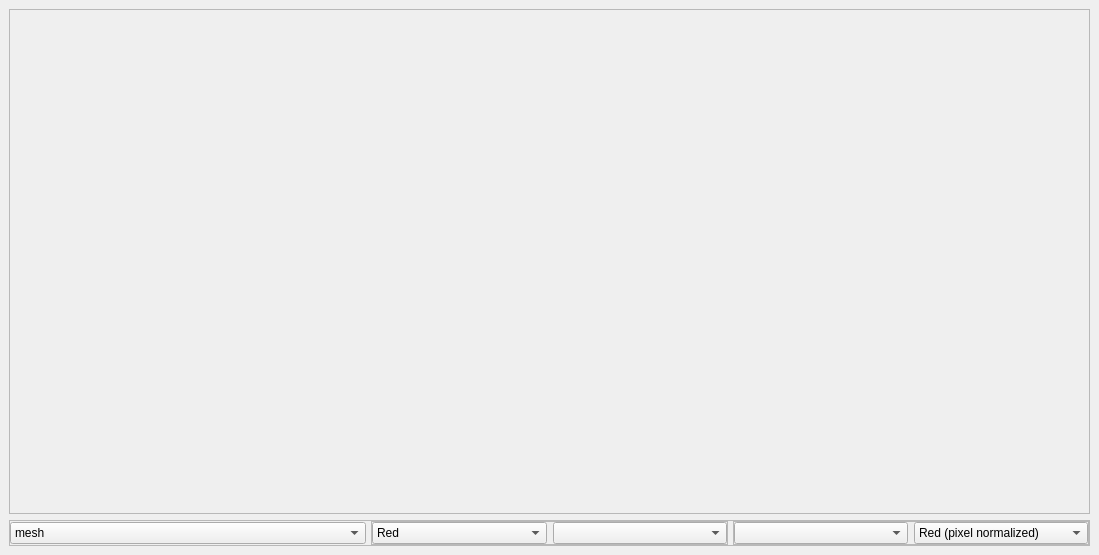
<?xml version="1.0" encoding="UTF-8"?>
<ui version="4.0">
 <class>PlotWindow</class>
 <widget class="QDockWidget" name="PlotWindow">
  <property name="geometry">
   <rect>
    <x>0</x>
    <y>0</y>
    <width>1099</width>
    <height>555</height>
   </rect>
  </property>
  <property name="windowTitle">
   <string>Plot</string>
  </property>
  <widget class="QWidget" name="dockWidgetContents">
   <layout class="QGridLayout" name="gridLayout">
    <item row="0" column="0" colspan="2">
     <widget class="QFrame" name="frame">
      <property name="frameShape">
       <enum>QFrame::StyledPanel</enum>
      </property>
      <property name="frameShadow">
       <enum>QFrame::Raised</enum>
      </property>
      <layout class="QGridLayout" name="gridLayout_3">
       <item row="0" column="0">
        <widget class="QCustomPlot" name="plotWidget" native="true"/>
       </item>
      </layout>
     </widget>
    </item>
    <item row="2" column="0" colspan="2">
     <widget class="QFrame" name="bottomFrame">
      <property name="sizePolicy">
       <sizepolicy hsizetype="Preferred" vsizetype="Maximum">
        <horstretch>0</horstretch>
        <verstretch>0</verstretch>
       </sizepolicy>
      </property>
      <property name="frameShape">
       <enum>QFrame::StyledPanel</enum>
      </property>
      <property name="frameShadow">
       <enum>QFrame::Raised</enum>
      </property>
      <layout class="QGridLayout" name="gridLayout_2">
       <property name="horizontalSpacing">
        <number>5</number>
       </property>
       <property name="verticalSpacing">
        <number>0</number>
       </property>
       <property name="margin">
        <number>0</number>
       </property>
       <item row="0" column="2">
        <widget class="QFrame" name="frame_Results">
         <property name="frameShape">
          <enum>QFrame::StyledPanel</enum>
         </property>
         <property name="frameShadow">
          <enum>QFrame::Raised</enum>
         </property>
         <layout class="QGridLayout" name="gridLayout_4">
          <property name="margin">
           <number>0</number>
          </property>
          <item row="0" column="2">
           <widget class="QComboBox" name="comboBox_value">
            <item>
             <property name="text">
              <string>Red (pixel normalized)</string>
             </property>
            </item>
            <item>
             <property name="text">
              <string>Red (region normalized)</string>
             </property>
            </item>
            <item>
             <property name="text">
              <string>Red</string>
             </property>
            </item>
            <item>
             <property name="text">
              <string>Green</string>
             </property>
            </item>
            <item>
             <property name="text">
              <string>NbPixel</string>
             </property>
            </item>
            <item>
             <property name="text">
              <string>sd Red (normalized)</string>
             </property>
            </item>
            <item>
             <property name="text">
              <string>sd Red</string>
             </property>
            </item>
            <item>
             <property name="text">
              <string>sd Green</string>
             </property>
            </item>
           </widget>
          </item>
          <item row="0" column="1">
           <widget class="QComboBox" name="comboBox_regions"/>
          </item>
         </layout>
        </widget>
       </item>
       <item row="0" column="1">
        <widget class="QFrame" name="frame_PointPlot">
         <property name="frameShape">
          <enum>QFrame::StyledPanel</enum>
         </property>
         <property name="frameShadow">
          <enum>QFrame::Raised</enum>
         </property>
         <layout class="QGridLayout" name="gridLayout_5">
          <property name="margin">
           <number>0</number>
          </property>
          <item row="0" column="2">
           <widget class="QComboBox" name="comboBox_point"/>
          </item>
          <item row="0" column="1">
           <widget class="QComboBox" name="comboBox_channel">
            <item>
             <property name="text">
              <string>Red</string>
             </property>
            </item>
            <item>
             <property name="text">
              <string>Green</string>
             </property>
            </item>
            <item>
             <property name="text">
              <string>Red/Green</string>
             </property>
            </item>
           </widget>
          </item>
         </layout>
        </widget>
       </item>
       <item row="0" column="0">
        <widget class="QComboBox" name="comboBox_type">
         <item>
          <property name="text">
           <string>mesh</string>
          </property>
         </item>
         <item>
          <property name="text">
           <string>regions</string>
          </property>
         </item>
        </widget>
       </item>
      </layout>
     </widget>
    </item>
   </layout>
  </widget>
 </widget>
 <customwidgets>
  <customwidget>
   <class>QCustomPlot</class>
   <extends>QWidget</extends>
   <header>external/qcustomplot.h</header>
   <container>1</container>
  </customwidget>
 </customwidgets>
 <resources/>
 <connections/>
</ui>
